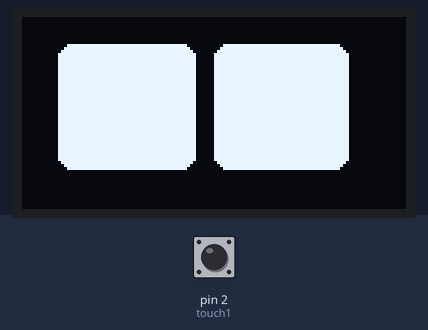
This sketch was run on a simulated Arduino Uno, built with avr-gcc and run on an emulated ATmega328P. Parts: 128×64 one-colour display. Inputs (shaded band) come from the test bench; at power-on: pin 2 (touch1) LOW.

Above: at 2.2 s.
2.3 s: pin 2 (touch1) pulled HIGH for 3 s
At 2.91 s:
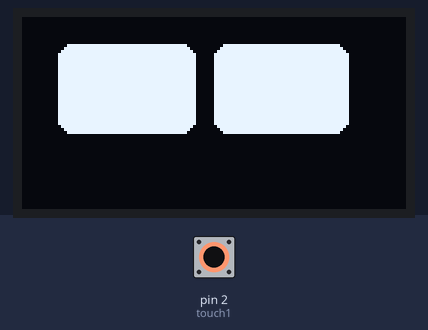
At 6.7 s:
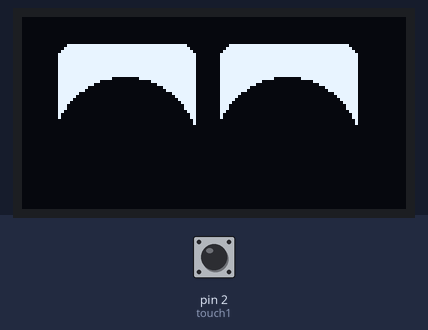
Timing chart, 0 to 8.2 s (numbered marks = the images above; inputs shaded):
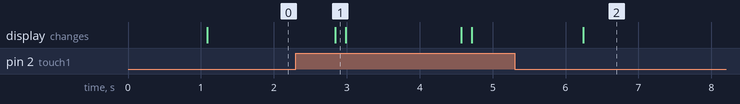

The sketch:

oledeyes.ino
```cpp
#include <Wire.h>
#include <Adafruit_GFX.h>
#include <Adafruit_SSD1306.h>

#define SCREEN_WIDTH 128  // OLED display width, in pixels
#define SCREEN_HEIGHT 64  // OLED display height, in pixels

#define OLED_RESET -1        // Reset pin # (or -1 if sharing Arduino reset pin)
#define SCREEN_ADDRESS 0x3C  ///< See datasheet for Address; 0x3D for 128x64, 0x3C for 128x32
Adafruit_SSD1306 display(SCREEN_WIDTH, SCREEN_HEIGHT, &Wire, OLED_RESET);


void draw_eyes();
void blink(int speed = 12);
void happy();


int touch1=2;
int timeD = 1000;
int ht=42;

void draw_eyes() {
  display.clearDisplay();
  //draw from center
 display.clearDisplay();

display.fillRoundRect(12, 9, 46, ht, 5, 1);

display.fillRoundRect(64, 9, 45, ht, 5, 1);

display.display();

}


void blink(int speed) {
  draw_eyes();

  for (int i = 0; i < 3; i++) {
    ht= ht - speed;

    draw_eyes();
    delay(1);
  }
  for (int i = 0; i < 3; i++) {
    ht = ht + speed;


    draw_eyes();
    delay(1);
  }
delay(1500);
}

void happy(){
  display.clearDisplay();

display.fillRoundRect(12, 9, 46, 42, 5, 1);

display.fillRoundRect(66, 9, 46, 42, 5, 1);

display.fillCircle(88, 44, 24, 0);

display.fillCircle(34, 44, 24, 0);

display.display();
delay(2000);
}


void setup() {
  // put your setup code here, to run once:

  Serial.begin(115200);

  // SSD1306_SWITCHCAPVCC = generate display voltage from 3.3V internally
  if (!display.begin(SSD1306_SWITCHCAPVCC, SCREEN_ADDRESS)) {  // Address 0x3D for 128x64
    Serial.println(F("SSD1306 allocation failed"));
    for (;;)
      ;  // Don't proceed, loop forever
  }


  // Clear the buffer
  display.clearDisplay();


  display.display();
  delay(timeD);

}


void loop() {
  int touch=digitalRead(touch1);
 draw_eyes();
 blink();
if (touch==HIGH)
 happy();
else
 blink();


}
```

Measured:
- after the input at 2.3 s, the display: first differs from a run without the input after 3.9 s (image 2)
